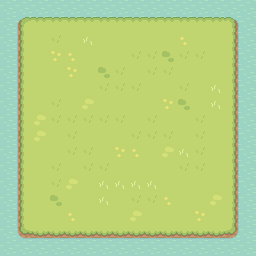

Rendered tile map (Tiled .tmx) drawn with the repository's tilesets; below, a short description and the full map source, tile grids included:
An orthogonal 16x16 tile map with 16x16 px tiles, 2 tile layers (Water, NAture), 2 tilesets.

<map version="1.10" tiledversion="1.10.1" orientation="orthogonal" renderorder="right-down" width="16" height="16" tilewidth="16" tileheight="16" infinite="0" nextlayerid="3" nextobjectid="1">
 <tileset firstgid="1" source="Nature RPG Tile.tsx" />
 <tileset firstgid="78" source="Water.tsx" />
 <layer id="2" name="Water" width="16" height="16">
  <data encoding="csv">
78,78,78,78,78,78,78,78,78,78,78,78,78,78,78,79,
78,78,78,78,78,78,78,78,78,78,78,78,78,78,78,79,
78,78,0,0,0,0,0,0,0,0,0,0,0,0,78,79,
78,78,0,0,0,0,0,0,0,0,0,0,0,0,78,79,
78,78,0,0,0,0,0,0,0,0,0,0,0,0,78,79,
78,78,0,0,0,0,0,0,0,0,0,0,0,0,78,79,
78,78,0,0,0,0,0,0,0,0,0,0,0,0,78,79,
78,78,0,0,0,0,0,0,0,0,0,0,0,0,78,79,
78,78,0,0,0,0,0,0,0,0,0,0,0,0,78,79,
78,78,0,0,0,0,0,0,0,0,0,0,0,0,78,79,
78,78,0,0,0,0,0,0,0,0,0,0,0,0,78,79,
78,78,0,0,0,0,0,0,0,0,0,0,0,0,78,79,
78,78,0,0,0,0,0,0,0,0,0,0,0,0,78,78,
78,78,0,0,0,0,0,0,0,0,0,0,0,0,78,78,
78,78,78,78,78,78,78,78,78,78,78,78,78,78,78,78,
78,78,78,78,78,78,78,78,78,78,78,78,78,78,78,78
</data>
 </layer>
 <layer id="1" name="NAture" width="16" height="16">
  <data encoding="csv">
0,0,0,0,0,0,0,0,0,0,0,0,0,0,0,0,
0,1,2,2,2,2,2,2,2,2,2,2,2,2,3,0,
0,12,13,56,13,67,13,13,13,13,13,72,13,13,14,0,
0,12,13,61,72,13,13,13,56,56,59,56,56,13,14,0,
0,12,13,13,61,13,59,56,13,56,56,13,13,13,14,0,
0,12,13,13,13,13,56,56,56,13,13,56,13,67,14,0,
0,12,13,56,13,71,13,13,13,13,61,59,13,67,14,0,
0,12,71,56,56,56,56,56,13,56,13,13,56,13,14,0,
0,12,71,13,56,13,13,13,56,56,56,13,56,13,14,0,
0,12,13,13,56,56,13,61,72,13,71,67,56,13,14,0,
0,12,13,56,13,56,56,13,13,13,13,56,56,13,14,0,
0,12,13,56,71,13,67,67,67,67,13,13,13,13,14,0,
0,12,13,59,13,13,67,13,56,56,72,13,13,71,14,0,
0,12,13,13,72,13,13,13,71,13,13,13,61,13,14,0,
0,23,24,24,24,24,24,24,24,24,24,24,24,24,25,0,
0,0,0,0,0,0,0,0,0,0,0,0,0,0,0,0
</data>
 </layer>
</map>
